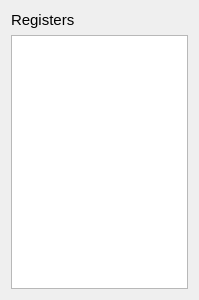
<?xml version="1.0" encoding="UTF-8"?>
<ui version="4.0">
 <class>RegistersWidget</class>
 <widget class="QWidget" name="RegistersWidget">
  <property name="geometry">
   <rect>
    <x>0</x>
    <y>0</y>
    <width>199</width>
    <height>300</height>
   </rect>
  </property>
  <property name="windowTitle">
   <string>Form</string>
  </property>
  <layout class="QVBoxLayout" name="verticalLayout">
   <item>
    <widget class="QLabel" name="lblRegisters">
     <property name="font">
      <font>
       <pointsize>11</pointsize>
      </font>
     </property>
     <property name="text">
      <string>Registers</string>
     </property>
    </widget>
   </item>
   <item>
    <widget class="QTextBrowser" name="textareaRegisters"/>
   </item>
  </layout>
 </widget>
 <resources/>
 <connections/>
</ui>
